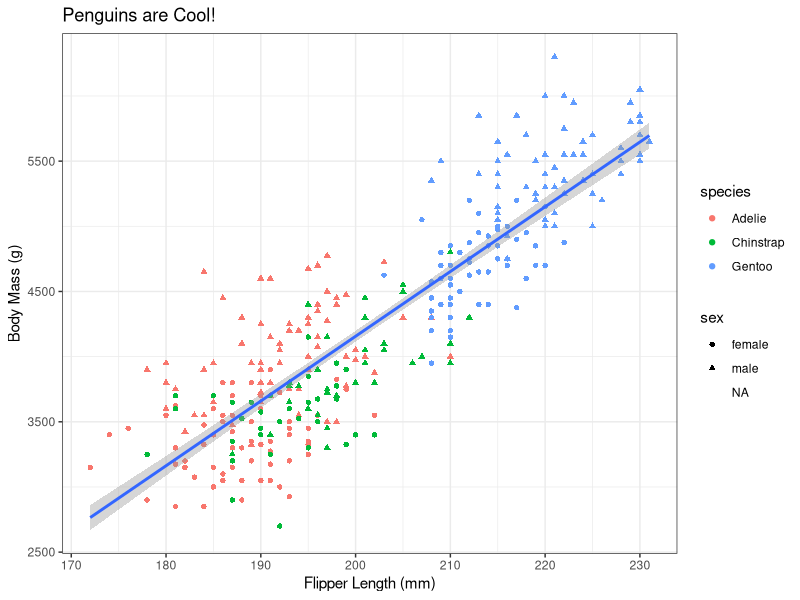
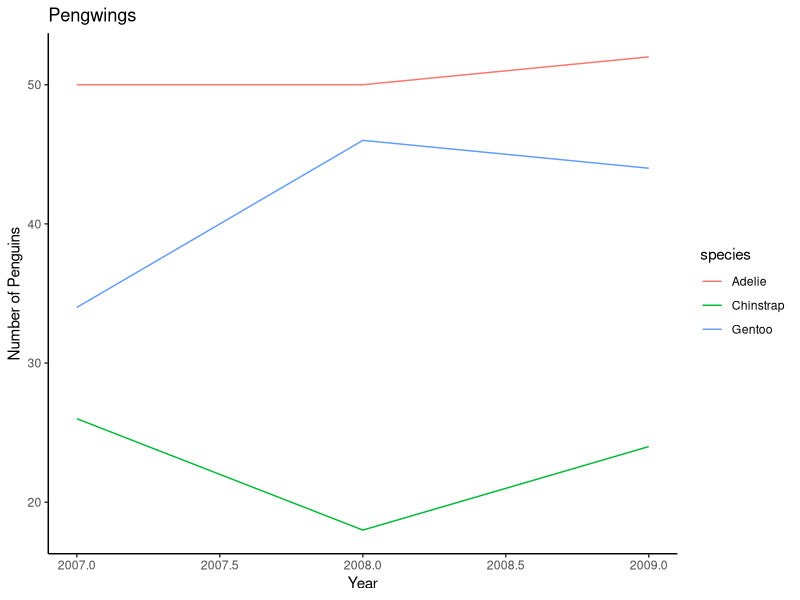
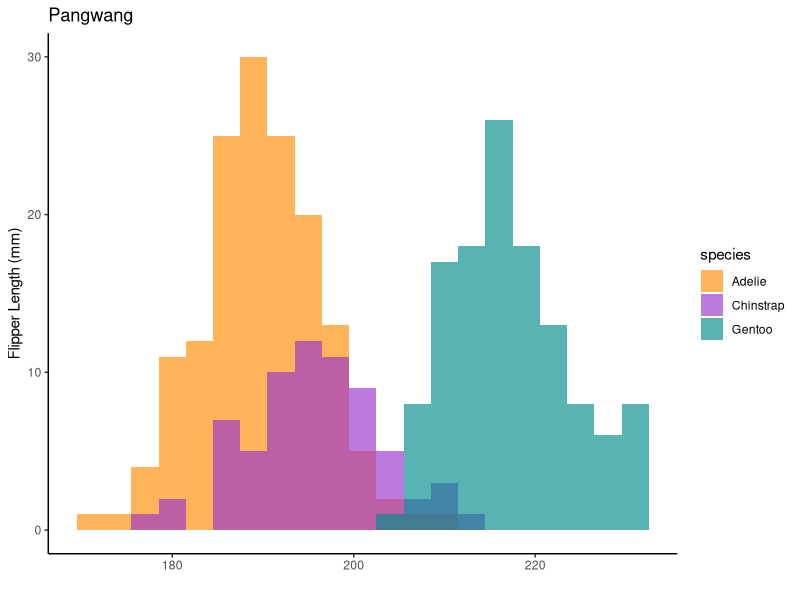
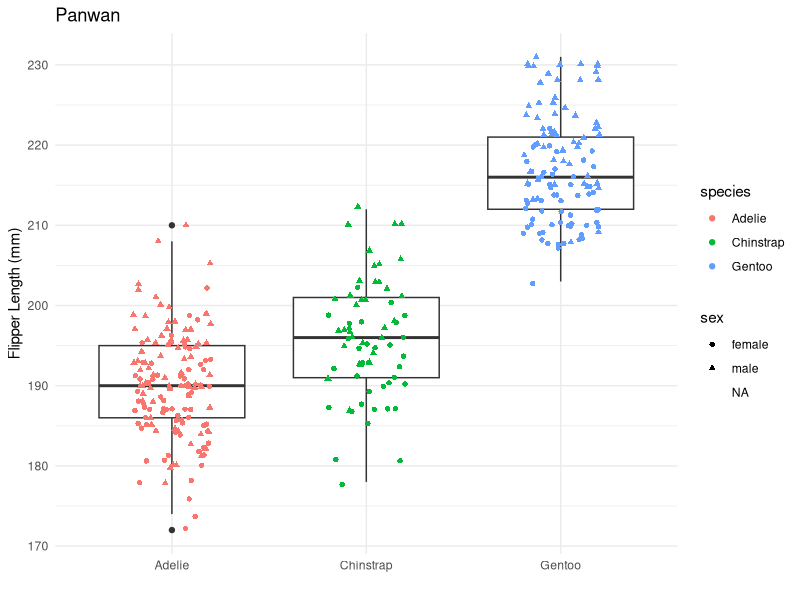
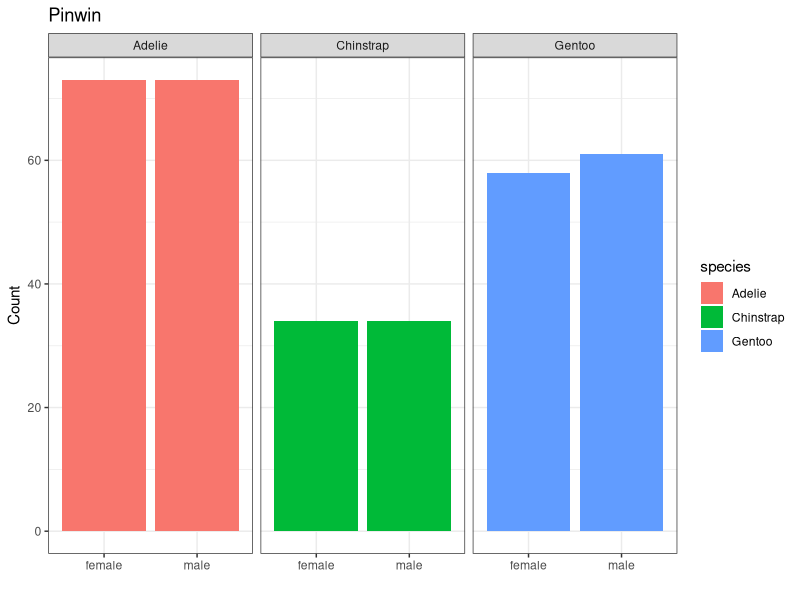
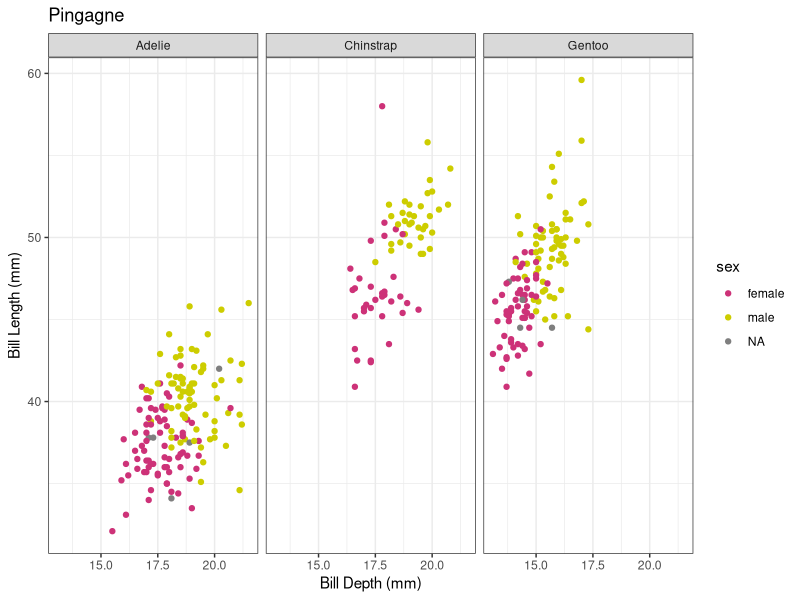
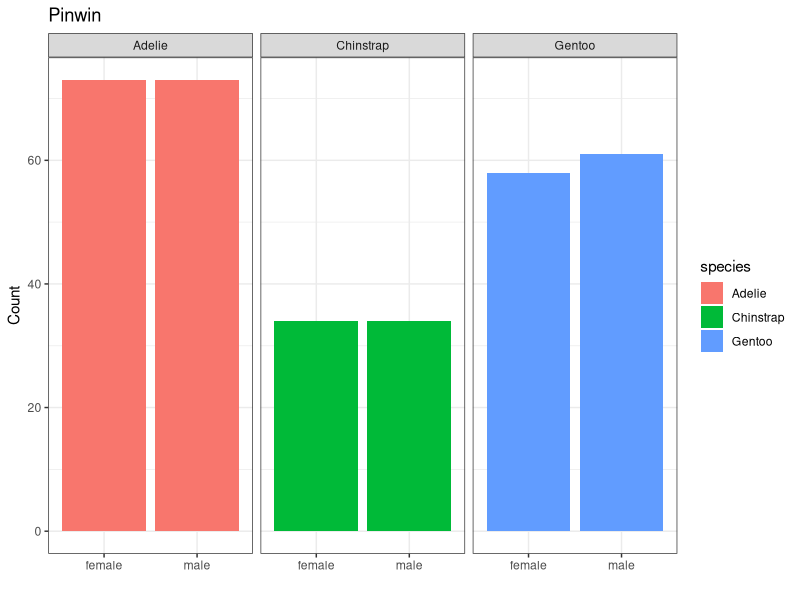

R code for these plots, in order:
# 02.17.2026
# JMN
# Class Script
# Unit 3.2

# ggplot2
# library(ggplot2) # technically dont need to call ggplot if your calling in tidyverse bc its included
library(palmerpenguins)
library(tidyverse)

ggplot(data = penguins) +
  geom_point(aes(x = flipper_length_mm, y = body_mass_g, color = species, shape = sex)) + 
  geom_smooth(aes(x = flipper_length_mm, y = body_mass_g), method = "lm") + # used loess formula to smooth data
  theme_bw() + # *_bw() *_classic() 
  xlab("Flipper Length (mm)") +
  ylab("Body Mass (g)") + 
  ggtitle("Penguins are Cool!")
# aes = aesthetics and is a function used to map data to something visual on the plot
# outside colors do not go into the aes function unless you are using it to make a key
# ggplot has a lot of built in aesthetics like the background and theme, but it can be changed
# 1m = linear model and will fit data to that model

penguins_ts = penguins %>%
  group_by(species, year) %>%
  summarize(n_penguins = n())

ggplot(data = penguins_ts) +
  geom_line(aes(x = year, y = n_penguins, color = species)) +
  theme_classic() + 
  labs( x = "Year", y = "Number of Penguins", title = "Pengwings" )

ggplot(data = penguins) + 
  geom_histogram(aes(x = flipper_length_mm, fill = species), 
                      position = "identity", # identity vs stack = how the bars are arranged
                      alpha = 0.65, # alpha = transparancy
                      binwidth = 3) +
  scale_fill_manual(values = c("darkorange", "darkorchid", "cyan4")) +
  theme_classic() +
  labs( y = "Flipper Length (mm)", x = "", title = "Pangwang")

ggplot(penguins) +
  geom_boxplot(aes(y = flipper_length_mm, x = species)) + 
  geom_jitter(aes(y = flipper_length_mm, x = species, color = species, shape = sex), width = 0.2) +
  labs( y = "Flipper Length (mm)", x = "", title = "Panwan") + 
  theme_minimal()

ggplot(penguins %>% filter(!is.na(sex))) +
  geom_bar(aes( x = sex, fill = species)) + 
  facet_wrap(~species, nrow = 1) +
  # coord_flip() +
  theme_bw() +
  labs( x = "", y = "Count", title = "Pinwin")
ggsave(filename = "my_sex_plot.png", 
      device = "png", 
      width = 7, 
      height = 5, 
      units = "in", 
      dpi = 600)

colors() # gives you a list of all the colors you can use

# exercise 2.2
ggplot(penguins) +
  geom_point(aes(x = bill_depth_mm, y = bill_length_mm, color = sex)) +
  facet_wrap(~species, ncol = 3) + 
  theme_bw() + 
  labs(x = "Bill Depth (mm)", y = "Bill Length (mm)", title = "Pingagne") + 
  scale_color_manual(values = c("violetred3", "yellow3", "green"))
